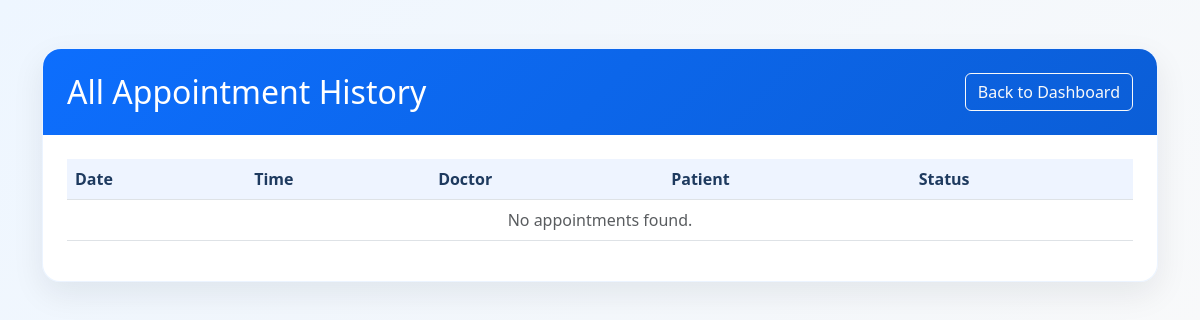
Before: /admin/appointments (signed in) with the older database file.
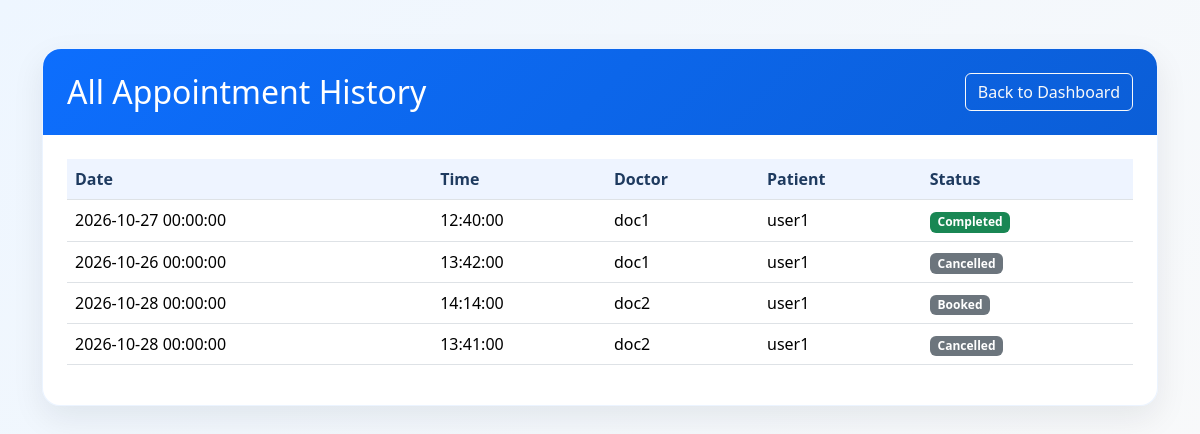
After: the same page with the newer database file.
### database.py (models this page shows)
class Appointment(db.Model):
    __tablename__ = "appointments"
    id = db.Column(db.Integer, primary_key=True)
    doctor_id = db.Column(db.Integer, db.ForeignKey("doctor_profiles.id"), nullable=False)
    patient_id = db.Column(db.Integer, db.ForeignKey("patient_profiles.id"), nullable=False)
    appointment_date = db.Column(db.DateTime, nullable=False)
    appointment_time = db.Column(db.Time, nullable=False)
    status = db.Column(db.String(50), nullable=False)  # e.g., 'scheduled', 'completed', 'canceled'
    reason = db.Column(db.Text, nullable=True)
    doctor = db.relationship("DoctorProfile", back_populates="appointments")
    patient = db.relationship("PatientProfile", back_populates="appointments")
    treatment = db.relationship("Treatment", back_populates="appointment", uselist=False, cascade="all, delete-orphan")

class User(db.Model):
    __tablename__ = "users"
    id = db.Column(db.Integer, primary_key = True)
    name = db.Column(db.String(100), nullable=False)
    email = db.Column(db.String(100), unique=True, nullable=False)
    password_hash = db.Column(db.String(255), nullable=False)
    role = db.Column(db.String(50), nullable=False)  # e.g., 'admin', 'doctor', 'patient'
    is_active = db.Column(db.Boolean, default=True)
    doctor_profile = db.relationship("DoctorProfile", back_populates="user", uselist=False, cascade="all, delete-orphan")
    patient_profile = db.relationship("PatientProfile", back_populates="user", uselist=False, cascade="all, delete-orphan")

### app.py (the view)
@app.route("/admin/appointments")
@role_required("admin")
def admin_appointments():
    appointments = Appointment.query.all()
    return render_template("admin_appointments.html", appointments=appointments)

### app.py (called while the page is built)
def login_required(view):
    @wraps(view)
    def wrapped_view(*args,**kwargs):
        if current_user() is None:
            flash("please login to continue", "error")
            return redirect(url_for("login"))
        return view(*args, **kwargs)
    return wrapped_view

def role_required(role):
    def decorator(view):
        @wraps(view)
        @login_required
        def wraped_view(*args, **kwargs):
            if current_user().role != role:
                return "You are not authrized to access this page."
            return view(*args, **kwargs)
        return wraped_view
    return decorator

def current_user():
    user_id = session.get("user_id")
    if user_id is None:
        return None
    return User.query.get(user_id)

### templates/admin_appointments.html (shortened to what this page needs)
<!DOCTYPE html>
<html lang="en">
<head>
    <link href="https://cdn.jsdelivr.net/npm/bootstrap@5.3.3/dist/css/bootstrap.min.css" rel="stylesheet">
    <link rel="stylesheet" href="{{ url_for('static', filename='style.css') }}">
</head>
<body class="bg-light">
    <div class="container py-5">
        <div class="card-soft">
            <div class="page-header px-4 py-4">
                <div class="d-flex justify-content-between align-items-center flex-wrap gap-3">
                    <h2 class="mb-0">All Appointment History</h2>
                    <a href="{{ url_for('admin_dashboard') }}" class="btn btn-outline-light">Back to Dashboard</a>
                </div>
            </div>
            <div class="card-body p-4">
                <div class="table-responsive">
                    <table class="table table-hover align-middle">
                        <thead>
                            <tr>
                                <th>Date</th>
                                <th>Time</th>
                                <th>Doctor</th>
                                <th>Patient</th>
                                <th>Status</th>
                            </tr>
                        </thead>
                        <tbody>
                            {% for appointment in appointments %}
                            <tr>
                                <td>{{ appointment.appointment_date }}</td>
                                <td>{{ appointment.appointment_time }}</td>
                                <td>{{ appointment.doctor.user.name }}</td>
                                <td>{{ appointment.patient.user.name }}</td>
                                <td>
                                    <span class="badge {{ 'bg-success' if appointment.status == 'Completed' or appointment.status == 'completed' else 'bg-warning text-dark' if appointment.status == 'Scheduled' or appointment.status == 'scheduled' else 'bg-secondary' }}">
                                        {{ appointment.status }}
                                    </span>
                                </td>
                            </tr>
                            {% else %}
                            <tr>
                                <td colspan="5" class="text-center text-muted">No appointments found.</td>
                            </tr>
                            {% endfor %}
                        </tbody>
                    </table>
                </div>
            </div>
        </div>
    </div>
</body>
</html>

Changed rows visible on the page:
added Appointment: appointment_date "2026-10-27 00:00:00", appointment_time "12:40:00", doctor.user.name "doc1", patient.user.name "user1", status "Completed"
added Appointment: appointment_date "2026-10-26 00:00:00", appointment_time "13:42:00", doctor.user.name "doc1", patient.user.name "user1", status "Cancelled"
added Appointment: appointment_date "2026-10-28 00:00:00", appointment_time "14:14:00", doctor.user.name "doc2", patient.user.name "user1", status "Booked"
added Appointment: appointment_date "2026-10-28 00:00:00", appointment_time "13:41:00", doctor.user.name "doc2", patient.user.name "user1", status "Cancelled"
Other visible differences:
text no longer shown: "No appointments found."
